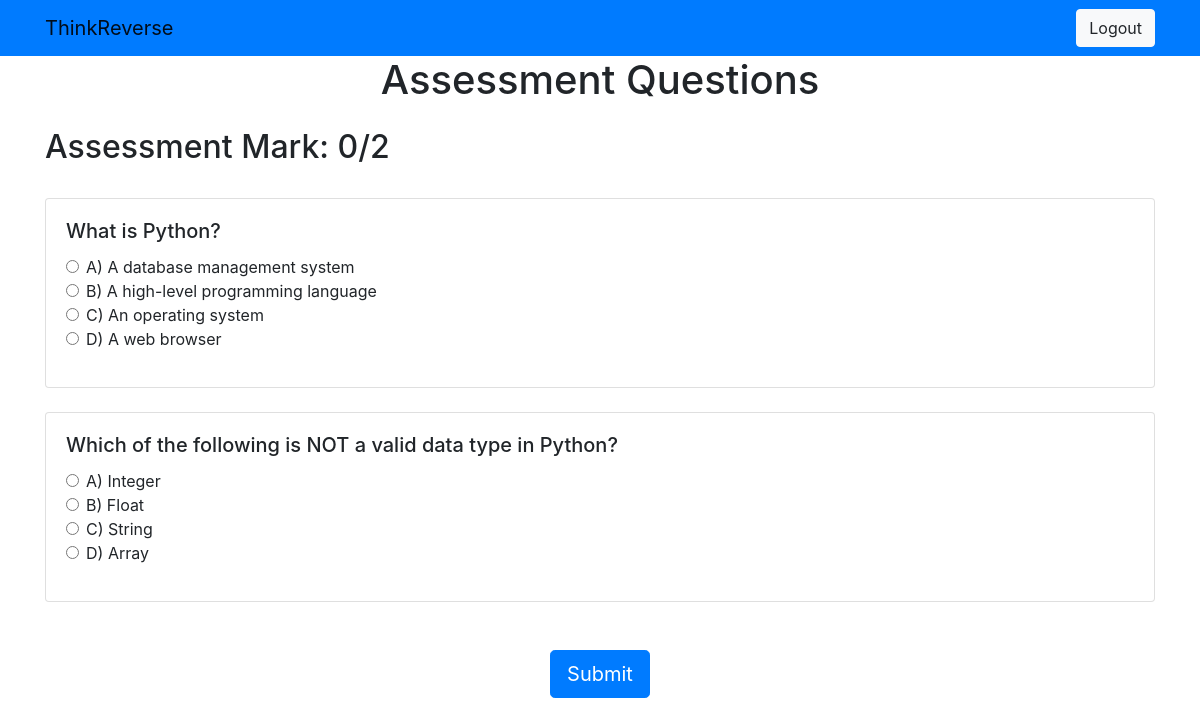
Page /course/6/assessment/4/question/ (signed in) on the committed database.
### usertest/models.py (models this page shows, shortened)
class Question(models.Model):
    course = models.ForeignKey(Course, on_delete=models.CASCADE, related_name='questions')
    assessment = models.ForeignKey(Assessment, on_delete=models.CASCADE, related_name='questions')
    text = models.TextField()
    image = models.ImageField(upload_to='question_images/', null=True, blank=True)
    option_1 = models.CharField(max_length=100)
    option_2 = models.CharField(max_length=100)
    option_3 = models.CharField(max_length=100)
    option_4 = models.CharField(max_length=100)
    correct_option = models.CharField(max_length=1, choices=[('1', 'Option 1'), ('2', 'Option 2'), ('3', 'Option 3'), ('4', 'Option 4')])

### usertest/views.py (the view, shortened to what this page needs)
# urls.py: path('course/<int:course_id>/assessment/<int:assessment_id>/question/', question, name='question'),
@login_required
def question(request, course_id, assessment_id=None):
    course = get_object_or_404(Course, pk=course_id)
    if assessment_id:
        assessment = get_object_or_404(Assessment, pk=assessment_id)
        questions = Question.objects.filter(course=course, assessment=assessment)
    else:
        assessment = Assessment.objects.filter(course=course).first()
        if not assessment:
            return HttpResponse("No assessment found for this course.")
        questions = assessment.questions.filter(course=course)
    total_questions = questions.count()
    user_score = 0
    return render(request, 'registration/question.html', {'course': course, 'questions': questions, 'total_questions': total_questions, 'user_score': user_score})

### templates/registration/question.html (shortened to what this page needs)
<!DOCTYPE html>
<html lang="en">
<head>
    <link rel="stylesheet" href="https://stackpath.bootstrapcdn.com/bootstrap/4.5.2/css/bootstrap.min.css">
</head>
<body>
    <nav class="navbar navbar-expand-lg navbar-light bg-primary">
        <div class="container">
            <a class="navbar-brand" href="#">ThinkReverse</a>
            <div class="collapse navbar-collapse justify-content-end" id="navbarNav">
                <ul class="navbar-nav">
                    <li class="nav-item">
                        <a class="btn btn-light" href="{% url 'logout' %}">Logout</a>
                    </li>
                </ul>
            </div>
        </div>
    </nav>
    <div class="container">
        <center><h1>Assessment Questions</h1></center>
        <div class="mt-4 ">
            <h2>Assessment Mark: {{ user_score }}/{{ total_questions }}</h2>
        </div><br>
        {% if assessment_completed %}
            <center><button class="btn btn-success btn-lg mt-4" disabled>Assessment Completed</button></center>
        {% else %}
            <form id="assessmentForm" method="post">
                {% for question in questions %}
                <div class="card mb-4">
                    <div class="card-body">
                        <h5 class="card-title">{{ question.text }}</h5>
                        <div class="form-group">
                            <div class="form-group">
                                <div class="form-check">
                                    <input class="form-check-input" type="radio" name="question_{{ question.id }}" id="option_{{ question.id }}_1" value="1">
                                    <label class="form-check-label" for="option_{{ question.id }}_1">{{ question.option_1 }}</label>
                                </div>
                                <div class="form-check">
                                    <input class="form-check-input" type="radio" name="question_{{ question.id }}" id="option_{{ question.id }}_2" value="2">
                                    <label class="form-check-label" for="option_{{ question.id }}_2">{{ question.option_2 }}</label>
                                </div>
                                <div class="form-check">
                                    <input class="form-check-input" type="radio" name="question_{{ question.id }}" id="option_{{ question.id }}_3" value="3">
                                    <label class="form-check-label" for="option_{{ question.id }}_3">{{ question.option_3 }}</label>
                                </div>
                                <div class="form-check">
                                    <input class="form-check-input" type="radio" name="question_{{ question.id }}" id="option_{{ question.id }}_4" value="4">
                                    <label class="form-check-label" for="option_{{ question.id }}_4">{{ question.option_4 }}</label>
                                </div>
                            </div>
                        </div>
                    </div>
                </div>
                {% endfor %}
                <center><button id="submitButton" type="submit" class="btn btn-primary btn-lg mt-4">Submit</button></center>
            </form>
        {% endif %}
    </div>
</body>
</html>

### rows in the picture
Question: text "What is Python?", option_1 "A) A database management system", option_2 "B) A high-level programming language", option_3 "C) An operating system", option_4 "D) A web browser"
Question: text "Which of the following is NOT a valid data type in Python?", option_1 "A) Integer", option_2 "B) Float", option_3 "C) String", option_4 "D) Array"

### other values in the picture
{{ user_score }} "0"
{{ total_questions }} "2"
